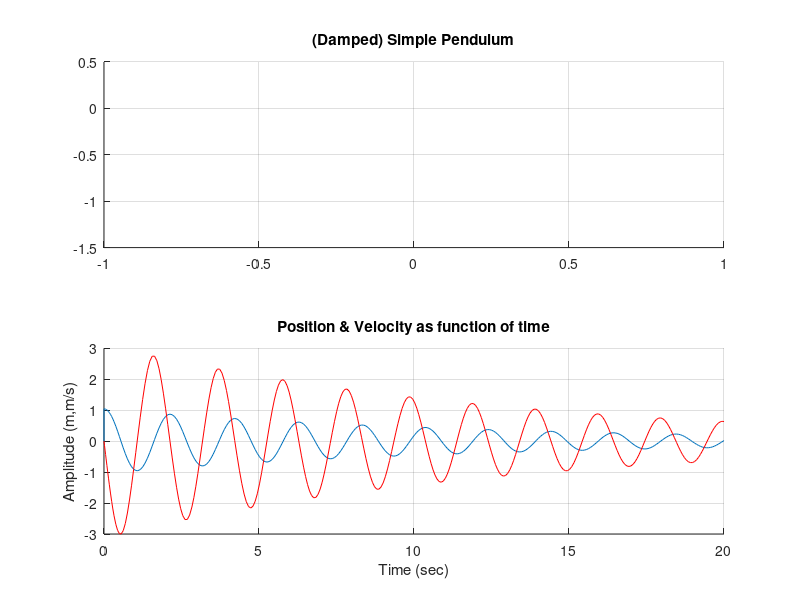

MATLAB code for this plot:
%pendulum- damped harmonic oscillator
%no small-angle approximation
%physical parameters
g=9.81; b=0.08; L=1; m=2;
w=g/L; k=b/L*m;
%time span
tspan=[0 20];
%center
o=[0 0];
%points definition for graph plotting
j=[0 0];%position final point
n=[0 0];%position initial point
a=[0 0];%velocity initial point
pv=[0 0];%velocity final point
x0=[pi/3;0];%initial conditions
f=@(t,x) [x(2);-k*x(2)-w*sin(x(1))];%pendulum ODE
[t,x]=ode45(f,tspan,x0);%solve the ODE
%time loop for animation
for i=1:length(t)
%animation of the pendulum
p=L*[sin(x(i,1)) -cos(x(i,1))];
subplot(2,1,1);
grid on
title('(Damped) Simple Pendulum');
axis([-1 1 -1.5 0.5]);
line1=line([o(1) p(1)],[o(2) p(2)]);
pin=viscircles([o(1) o(2)],0.01,'color','r');
ball=viscircles([p(1) p(2)],0.07,'color','r');
pause(0.01);
delete(line1);
delete(pin);
delete(ball);
%animation of the graphs
subplot(2,1,2);
grid on
title('Position & Velocity as function of time');
xlabel('Time (sec)');
ylabel('Amplitude (m,m/s)');
axis([0 20 -3 3]);
pv(1,1)=t(i);
pv(1,2)=x(i,2);
n(1,1)=t(i);
n(1,2)=x(i,1);
line2=line([j(1) n(1)],[j(2) n(2)]);
line3=line([a(1) pv(1)],[a(2) pv(2)],'color','r');
j(1,1)=t(i);
j(1,2)=x(i,1);
a(1,1)=t(i);
a(1,2)=pv(1,2);

end